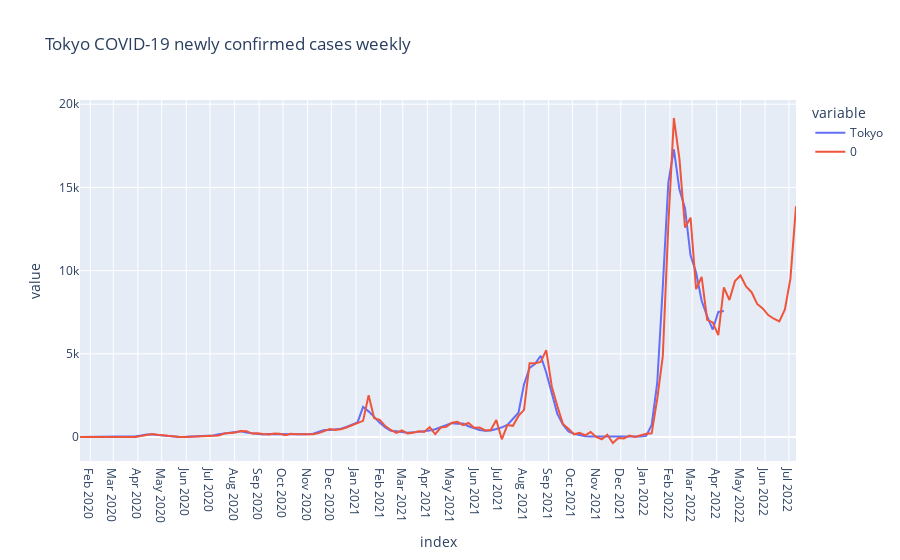

Notebook code cell kept with this figure:
### Code cell
ts_forecast = result_tokyo.predict(start=df_gr.index[0], end=df_gr.index[-1]+relativedelta(months=3))
temp_df = df_gr.Tokyo.to_frame()
temp_df = pd.concat([temp_df, ts_forecast])

fig = px.line(temp_df, title='Tokyo COVID-19 newly confirmed cases weekly')
fig.update_layout({
    'xaxis': {
        'dtick': 'M1'
    }
})
fig.show()

### Figure 1 — Plotly figure (JSON) as saved in the notebook; plotly's stock layout.template omitted (floating-point values rounded to 4 significant figures; data arrays with more than 128 entries replaced by an {"elided": "..."} marker saying what was removed)
{"data": [{"hovertemplate": "variable=Tokyo<br>index=%{x}<br>value=%{y}<extra></extra>", "legendgroup": "Tokyo", "line": {"color": "#636efa", "dash": "solid"}, "marker": {"symbol": "circle"}, "mode": "lines", "name": "Tokyo", "orientation": "v", "showlegend": true, "type": "scatter", "x": {"elided": "247 str values"}, "xaxis": "x", "y": {"elided": "247 float values"}, "yaxis": "y"}, {"hovertemplate": "variable=0<br>index=%{x}<br>value=%{y}<extra></extra>", "legendgroup": "0", "line": {"color": "#EF553B", "dash": "solid"}, "marker": {"symbol": "circle"}, "mode": "lines", "name": "0", "orientation": "v", "showlegend": true, "type": "scatter", "x": {"elided": "247 str values"}, "xaxis": "x", "y": {"elided": "247 float values"}, "yaxis": "y"}], "layout": {"autosize": true, "legend": {"title": {"text": "variable"}, "tracegroupgap": 0}, "title": {"text": "Tokyo COVID-19 newly confirmed cases weekly"}, "xaxis": {"anchor": "y", "autorange": true, "domain": [0, 1], "dtick": "M1", "range": ["2020-01-19", "2022-07-10"], "title": {"text": "index"}, "type": "date"}, "yaxis": {"anchor": "x", "autorange": true, "domain": [0, 1], "range": [-1441.0, 20250.0], "title": {"text": "value"}, "type": "linear"}}}
